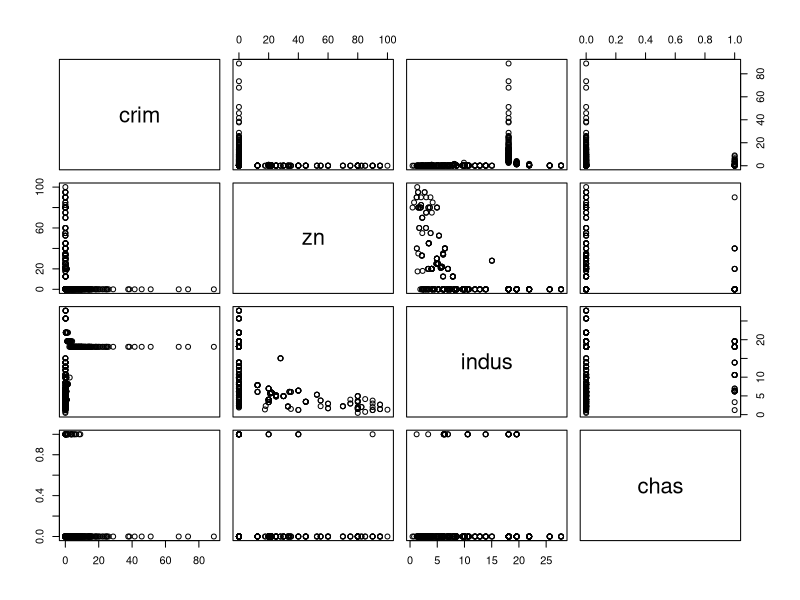
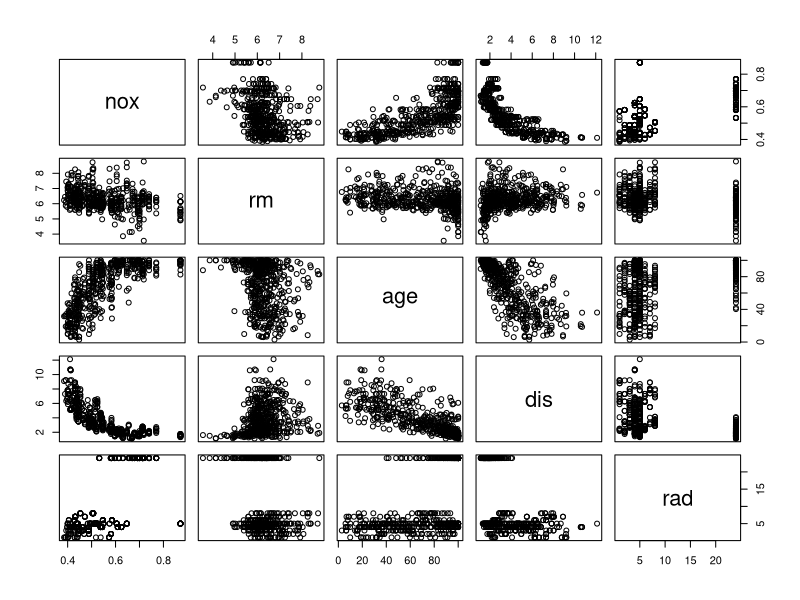
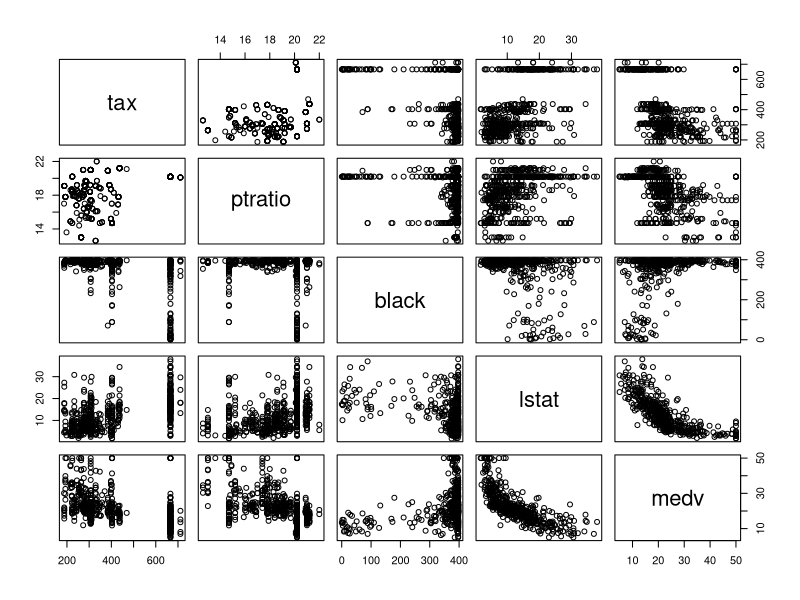
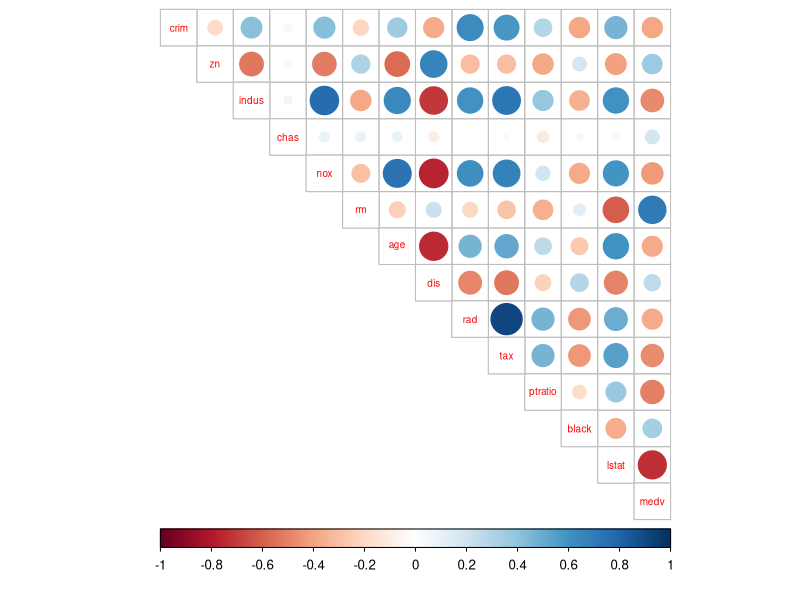
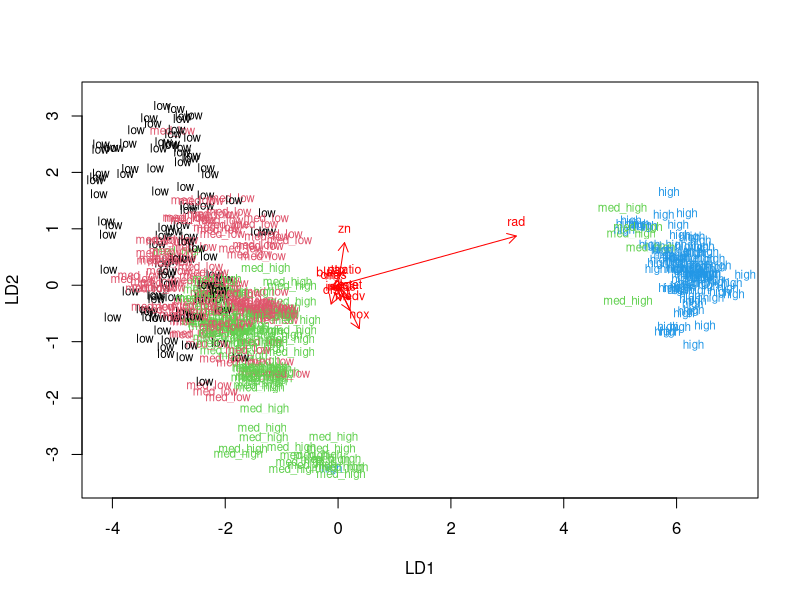
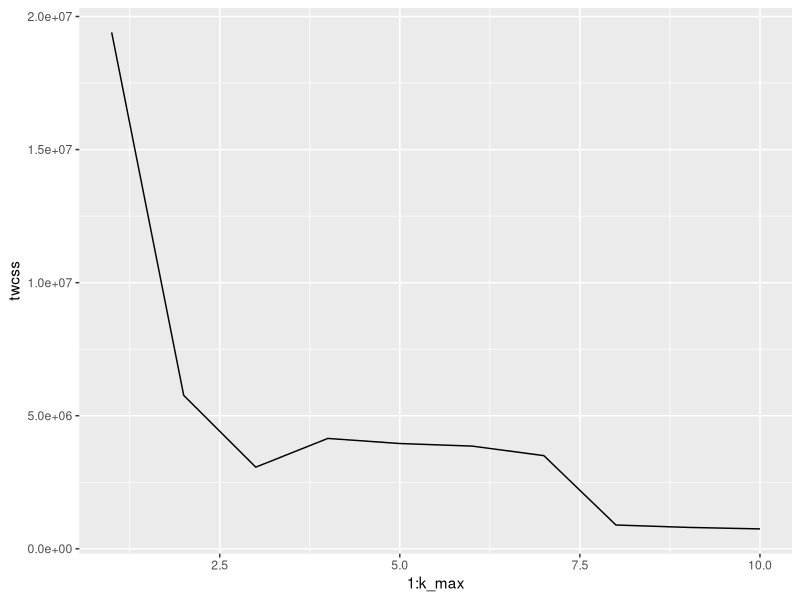
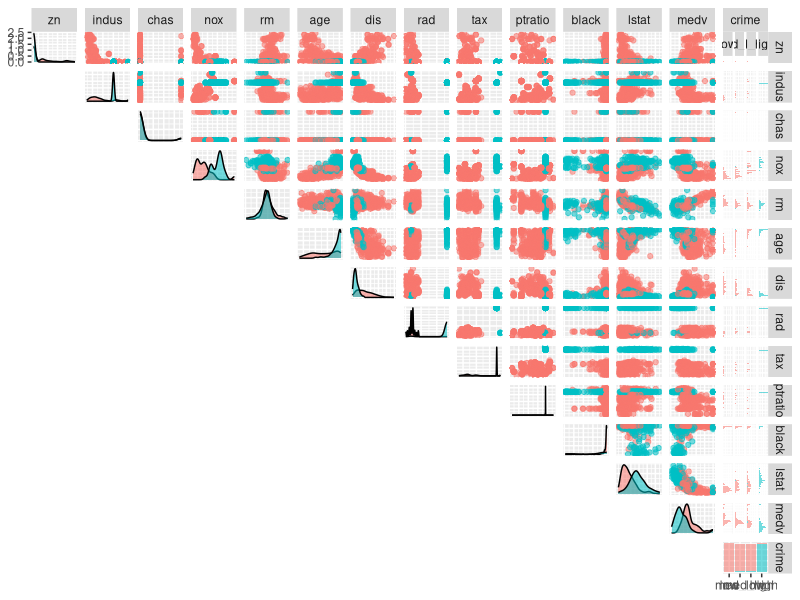

Here is the R script that generated these plots, in order:
## ---- chunk 1
library(MASS)
library(tidyverse)
library(corrplot)
library(MASS)
library(dplyr)
library(ggplot2)
library(GGally)
data("Boston")

## ---- chunk 2
str(Boston)
summary(Boston)

## ---- chunk 3
pairs(Boston[1:4])
pairs(Boston[5:9])
pairs(Boston[10:14])
## ---- chunk 4
cor_matrix<-cor(Boston) %>% round(2)
cor_matrix

## ---- chunk 5
corrplot(cor_matrix, method="circle" ,type = "upper",cl.pos="b", tl.pos = "d", tl.cex =0.6)
## ---- chunk 6
boston_scaled <- scale(Boston)
summary(boston_scaled)
## ---- chunk 7
boston_scaled <- as.data.frame(boston_scaled)
summary(boston_scaled$crim)
bins <- quantile(boston_scaled$crim)
crime <- cut(boston_scaled$crim, breaks = bins, include.lowest = TRUE, labels = c("low", "med_low", "med_high", "high"))
table(crime)
boston_scaled <- dplyr::select(boston_scaled, -crim)
boston_scaled <- data.frame(boston_scaled, crime)
## ---- chunk 8
n <- nrow(boston_scaled)
ind <- sample(n,  size = n * 0.8)
train <- boston_scaled[ind,]
test <- boston_scaled[-ind,]
correct_classes <- test$crime
test <- dplyr::select(test, -crime)
## ---- chunk 9
lda.fit <- lda(crime ~., data = train)

lda.fit

lda.arrows <- function(x, myscale = 1, arrow_heads = 0.1, color = "red", tex = 0.75, choices = c(1,2)){
  heads <- coef(x)
  arrows(x0 = 0, y0 = 0, 
         x1 = myscale * heads[,choices[1]], 
         y1 = myscale * heads[,choices[2]], col=color, length = arrow_heads)
  text(myscale * heads[,choices], labels = row.names(heads), 
       cex = tex, col=color, pos=3)
}

classes <- as.numeric(train$crime)

plot(lda.fit, dimen = 2, col=classes, pch = classes)
lda.arrows(lda.fit, myscale = 1)
## ---- chunk 10
lda.pred <- predict(lda.fit, newdata = test)
table(correct = correct_classes, predicted = lda.pred$class)
## ---- chunk 11
boston_scaled <- as.data.frame(boston_scaled)
set.seed(123)
k_max <- 10
twcss <- sapply(1:k_max, function(k){kmeans(Boston, k)$tot.withinss})
qplot(x = 1:k_max, y = twcss, geom = 'line')
## ---- chunk 12
km <-kmeans(Boston, centers = 2)

class(km$cluster)
ggpairs(boston_scaled, mapping = aes(col = as.factor(km$cluster), alpha = 0.3), lower = "blank", upper = list(continuous = "points", combo =
                                                                                                             "facethist", discrete = "facetbar", na = "na"))
